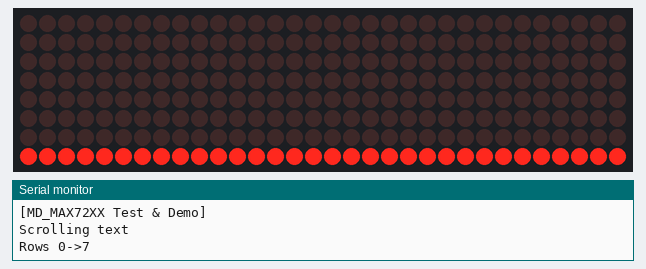
Simulated run of this sketch. Board: Arduino Uno, built with avr-gcc and run on an emulated ATmega328P. Shown: 32×8 LED matrix, the last lines printed to the serial monitor.

Above: at 12.8 s.
At 13.36 s:
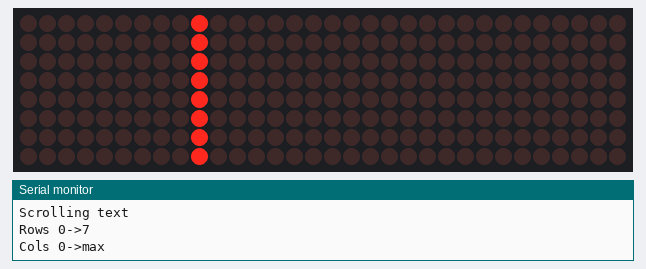
At 14.76 s:
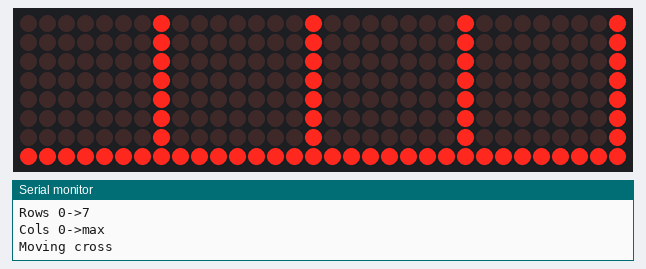
At 20.16 s:
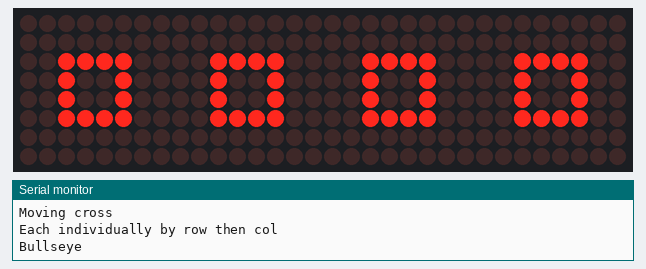
At 22.81 s:
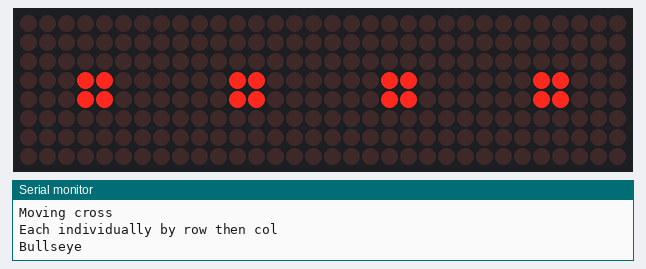
At 25.22 s:
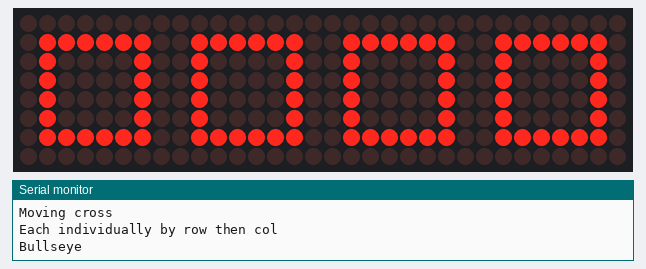

The sketch:

matrixMakeShit.ino
```cpp
// Program to exercise the MD_MAX72XX library
// Uses most of the functions in the library
#include <MD_MAX72xx.h>

// Turn on debug statements to the serial output
#define DEBUG 1

#if DEBUG
#define PRINT(s, x) \
  { \
    Serial.print(F(s)); \
    Serial.print(x); \
  }
#define PRINTS(x) Serial.print(F(x))
#define PRINTD(x) Serial.println(x, DEC)

#else
#define PRINT(s, x)
#define PRINTS(x)
#define PRINTD(x)

#endif

// Define the number of devices we have in the chain and the hardware interface
// NOTE: These pin numbers will probably not work with your hardware and may
// need to be adapted
#define HARDWARE_TYPE MD_MAX72XX::FC16_HW
#define MAX_DEVICES 4

#define CLK_PIN 13   // or SCK
#define DATA_PIN 11  // or MOSI
#define CS_PIN 10    // or SS

// SPI hardware interface
MD_MAX72XX mx = MD_MAX72XX(HARDWARE_TYPE, CS_PIN, MAX_DEVICES);
// Specific SPI hardware interface
//MD_MAX72XX mx = MD_MAX72XX(HARDWARE_TYPE, SPI1, CS_PIN, MAX_DEVICES);
// Arbitrary pins
//MD_MAX72XX mx = MD_MAX72XX(HARDWARE_TYPE, DATA_PIN, CLK_PIN, CS_PIN, MAX_DEVICES);

// We always wait a bit between updates of the display
#define DELAYTIME 80  // in milliseconds


void scrollText(const char *p) {
  uint8_t charWidth;
  uint8_t cBuf[8];  // this should be ok for all built-in fonts

  PRINTS("\nScrolling text");
  mx.clear();

  while (*p != '\0') {
    charWidth = mx.getChar(*p++, sizeof(cBuf) / sizeof(cBuf[0]), cBuf);

    for (uint8_t i = 0; i <= charWidth; i++)  // allow space between characters
    {
      mx.transform(MD_MAX72XX::TSL);
      mx.setColumn(0, (i < charWidth) ? cBuf[i] : 0);
      delay(DELAYTIME);
    }
  }
}


void rows()
// Demonstrates the use of setRow()
{
  PRINTS("\nRows 0->7");
  mx.clear();

  for (uint8_t row = 0; row < ROW_SIZE; row++) {
    mx.setRow(row, 0xff);
    delay(2 * DELAYTIME);
    mx.setRow(row, 0x00);
  }
}


void columns()
// Demonstrates the use of setColumn()
{
  PRINTS("\nCols 0->max");
  mx.clear();

  for (uint8_t col = 0; col < mx.getColumnCount(); col++) {
    mx.setColumn(col, 0xff);
    delay(DELAYTIME / MAX_DEVICES);
    mx.setColumn(col, 0x00);
  }
}

void cross()
// Combination of setRow() and setColumn() with user controlled
// display updates to ensure concurrent changes.
{
  PRINTS("\nMoving cross");
  mx.clear();
  mx.control(MD_MAX72XX::UPDATE, MD_MAX72XX::OFF);

  // diagonally down the display R to L
  for (uint8_t i = 0; i < ROW_SIZE; i++) {
    for (uint8_t j = 0; j < MAX_DEVICES; j++) {
      mx.setColumn(j, i, 0xff);
      mx.setRow(j, i, 0xff);
    }
    mx.update();
    delay(DELAYTIME);
    for (uint8_t j = 0; j < MAX_DEVICES; j++) {
      mx.setColumn(j, i, 0x00);
      mx.setRow(j, i, 0x00);
    }
  }

  // moving up the display on the R
  for (int8_t i = ROW_SIZE - 1; i >= 0; i--) {
    for (uint8_t j = 0; j < MAX_DEVICES; j++) {
      mx.setColumn(j, i, 0xff);
      mx.setRow(j, ROW_SIZE - 1, 0xff);
    }
    mx.update();
    delay(DELAYTIME);
    for (uint8_t j = 0; j < MAX_DEVICES; j++) {
      mx.setColumn(j, i, 0x00);
      mx.setRow(j, ROW_SIZE - 1, 0x00);
    }
  }

  // diagonally up the display L to R
  for (uint8_t i = 0; i < ROW_SIZE; i++) {
    for (uint8_t j = 0; j < MAX_DEVICES; j++) {
      mx.setColumn(j, i, 0xff);
      mx.setRow(j, ROW_SIZE - 1 - i, 0xff);
    }
    mx.update();
    delay(DELAYTIME);
    for (uint8_t j = 0; j < MAX_DEVICES; j++) {
      mx.setColumn(j, i, 0x00);
      mx.setRow(j, ROW_SIZE - 1 - i, 0x00);
    }
  }
  mx.control(MD_MAX72XX::UPDATE, MD_MAX72XX::ON);
}

void bullseye()
// Demonstrate the use of buffer based repeated patterns
// across all devices.
{
  PRINTS("\nBullseye");
  mx.clear();
  mx.control(MD_MAX72XX::UPDATE, MD_MAX72XX::OFF);

  for (uint8_t n = 0; n < 3; n++) {
    byte b = 0xff;
    int i = 0;

    while (b != 0x00) {
      for (uint8_t j = 0; j < MAX_DEVICES + 1; j++) {
        mx.setRow(j, i, b);
        mx.setColumn(j, i, b);
        mx.setRow(j, ROW_SIZE - 1 - i, b);
        mx.setColumn(j, COL_SIZE - 1 - i, b);
      }
      mx.update();
      delay(3 * DELAYTIME);
      for (uint8_t j = 0; j < MAX_DEVICES + 1; j++) {
        mx.setRow(j, i, 0);
        mx.setColumn(j, i, 0);
        mx.setRow(j, ROW_SIZE - 1 - i, 0);
        mx.setColumn(j, COL_SIZE - 1 - i, 0);
      }

      bitClear(b, i);
      bitClear(b, 7 - i);
      i++;
    }

    while (b != 0xff) {
      for (uint8_t j = 0; j < MAX_DEVICES + 1; j++) {
        mx.setRow(j, i, b);
        mx.setColumn(j, i, b);
        mx.setRow(j, ROW_SIZE - 1 - i, b);
        mx.setColumn(j, COL_SIZE - 1 - i, b);
      }
      mx.update();
      delay(3 * DELAYTIME);
      for (uint8_t j = 0; j < MAX_DEVICES + 1; j++) {
        mx.setRow(j, i, 0);
        mx.setColumn(j, i, 0);
        mx.setRow(j, ROW_SIZE - 1 - i, 0);
        mx.setColumn(j, COL_SIZE - 1 - i, 0);
      }

      i--;
      bitSet(b, i);
      bitSet(b, 7 - i);
    }
  }

  mx.control(MD_MAX72XX::UPDATE, MD_MAX72XX::ON);
}

void stripe()
// Demonstrates animation of a diagonal stripe moving across the display
// with points plotted outside the display region ignored.
{
  const uint16_t maxCol = MAX_DEVICES * ROW_SIZE;
  const uint8_t stripeWidth = 10;

  PRINTS("\nEach individually by row then col");
  mx.clear();

  for (uint16_t col = 0; col < maxCol + ROW_SIZE + stripeWidth; col++) {
    for (uint8_t row = 0; row < ROW_SIZE; row++) {
      mx.setPoint(row, col - row, true);
      mx.setPoint(row, col - row - stripeWidth, false);
    }
    delay(DELAYTIME);
  }
}


void bounce()
// Animation of a bouncing ball
{
  const int minC = 0;
  const int maxC = mx.getColumnCount() - 1;
  const int minR = 0;
  const int maxR = ROW_SIZE - 1;

  int nCounter = 0;

  int r = 0, c = 2;
  int8_t dR = 1, dC = 1;  // delta row and column

  PRINTS("\nBouncing ball");
  mx.clear();

  while (nCounter++ < 200) {
    mx.setPoint(r, c, false);
    r += dR;
    c += dC;
    mx.setPoint(r, c, true);
    delay(DELAYTIME);

    if ((r == minR) || (r == maxR))
      dR = -dR;
    if ((c == minC) || (c == maxC))
      dC = -dC;
  }
}

void setup() {
#if DEBUG
  Serial.begin(57600);
#endif
  PRINTS("\n[MD_MAX72XX Test & Demo]");

  if (!mx.begin())
    PRINTS("\nMD_MAX72XX initialization failed");
}

void loop() {


  // Matrix animations
  scrollText("    I MAKE COOL SHIT.               ");
  rows();
  columns();
  cross();
  stripe();
  bullseye();
  bounce();

  delay(100);  // Slightly longer delay for visibility
}
```
